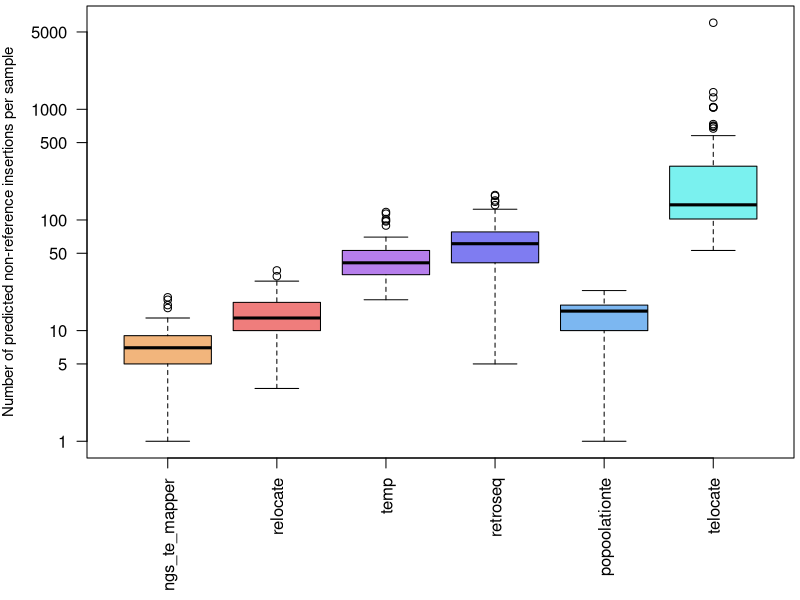

Write R code to recreate this figure.
#!/usr/bin/env Rscript

png("recreated_boxplot.png",height=1000,width=800)
combined <- read.csv("combined.txt")
boxplot(combined, log = 'y', las = 2, par(mar = c(7, 4.25, 0.20, 0.20)+ 0.1), col = c("#f2b57c", "#ef7d7c", "#b67eec", "#7f7cf1", "#7cb7f1", "#7af1ef"))
mtext("Number of predicted non-reference insertions per sample", 
      side = 2, line = 3.5, cex = .9)
dev.off()
